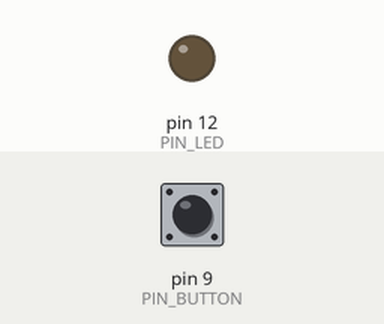
This sketch was run on a simulated Arduino Uno, built with avr-gcc and run on an emulated ATmega328P. Parts: output pins drawn as LEDs (lit = HIGH). The inputs (shaded band) are chosen by the test bench; at power-on: pin 9 (PIN_BUTTON) HIGH.

Above: at 1.2 s.
1.3 s: pin 9 (PIN_BUTTON) pulled LOW for 0.15 s
At 1.37 s:
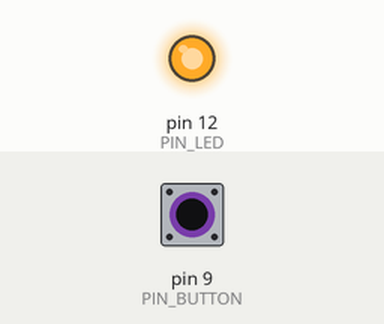
2.9 s: pin 9 (PIN_BUTTON) pulled LOW for 3.2 s
At 6.5 s:
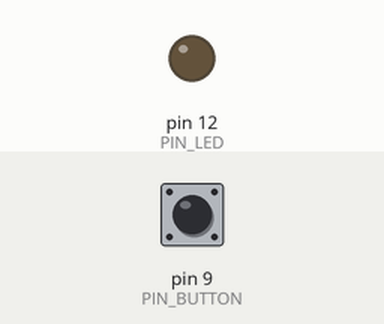
Timing chart, 0 to 8.0 s (numbered marks = the images above; inputs shaded):
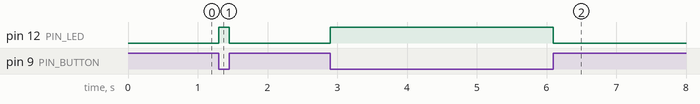

Measured:
- after the input at 1.3 s, pin 12 (PIN_LED): LOW → HIGH at once, → LOW 0.15 s later
- after the input at 2.9 s, pin 12 (PIN_LED): LOW → HIGH at once, → LOW 3.2 s later

The sketch:

l01-digital-io.ino
```cpp
// /* Lab 1A: Blink LED ---
//   Note that this implementation doesn't use "state" at all. In fact, it's blocking with the delay() call.
//   A better implementation would poll on every iteration of the loop to see if it's time to toggle the LED.
//     This would prevent blocking.
//   An even better implementation would be to configure a hardware timer to interrupt every 500 ms. When this
//     fires, we toggle the state.
// */
// constexpr uint8_t LED_PIN = 12; // fixed
// // or use 13 to see the internal LED blink too
// constexpr uint16_t ON_TIME_MS = 500;
// constexpr uint16_t OFF_TIME_MS = 500;

// void setup() {
//   // Configure the pin connected to an external LED
//   pinMode(LED_PIN, OUTPUT);
// }

// void loop() {
//   digitalWrite(LED_PIN, HIGH);
//   delay(ON_TIME_MS);
//   digitalWrite(LED_PIN, LOW);
//   delay(OFF_TIME_MS);
// }


/* Lab 1B: Control LED with button.

  My first thought was to wire a pin through a push-button switch, a resistor, and an LED in series, to ground.
  Then we just set the pin to HIGH. Thus when the button is pressed, the circuit is closed, and the LED will light.
  But this is not very interesting at all, since it's simply using the microcontroller like a battery.

  Instead, I will use one pin as a (digital) input, to determine if the button is pressed or not --- detecting hardware
  state. Another pin will deliver power to the LED according to the reading of the button pin. Since the push-button will
  be wired between the "button pin" and ground, the button pin will be pulled LOW (to ground) when the button is pressed;
  thus I will set a pull-up resistor to make this pin be pulled HIGH when the button is unpressed.

  Note: this is a bit wasteful because we are writing to the output pin on every iteration of the loop.
  Note also that this is *implicitly* state-based, because I am taking action based on the state of the LED/button.
  Every iteration, I check the current state of the button and then force the LED into the corresponding state.
  After this, I'll implement the same thing in an edge-sensitive way, so that I only do writes when the state changes.

  Much later, I can probably implement this in an event-driven way instead of a fully state-based way: a button press or release triggers
  an interrupt, and the state (output pin voltage) is updated accordingly.
*/

// constexpr uint8_t PIN_BUTTON = 9;
// constexpr uint8_t PIN_LED = 12;

// void setup() {
//   pinMode(PIN_BUTTON, INPUT_PULLUP);
//   pinMode(PIN_LED, OUTPUT);
// }

// void loop() {
//   // If the button is being pressed, turn on the LED
//   if (digitalRead(PIN_BUTTON) == LOW) {
//     digitalWrite(PIN_LED, HIGH);
//   }
//   else {
//     digitalWrite(PIN_LED, LOW);
//   }
// }

/* Here I implement the same thing but I try to do "edge detection" using states. This is sort of sitting
between fully state-based and fully event-driven approaches, since it explicitly detects events but then
uses states to */

// constexpr uint8_t PIN_BUTTON = 9;
// constexpr uint8_t PIN_LED = 12;

// bool previous_button_state = LOW;
// bool current_button_state = LOW;

// void setup() {
//   pinMode(PIN_BUTTON, INPUT_PULLUP);
//   pinMode(PIN_LED, OUTPUT);
// }

// void loop() {
//   // Read the current state of the pin
//   current_button_state = digitalRead(PIN_BUTTON);
//   // If it has just changed (an edge), then update the LED pin accordingly
//   if (current_button_state != previous_button_state) { // detect an event
//     // use state to take an action
//     digitalWrite(PIN_LED, current_button_state == LOW ? HIGH : LOW); // enforces LED = NOT(Button)

//     previous_button_state = current_button_state; // prep for next iteration
//   }
// }


/* Lab 1C: Observe floating inputs.

  This is the same code as above, but I am removing the pullup resistor from the button input pin.
  This means that when the button is not pressed, it is no longer being (weakly) pulled HIGH. In fact,
  when I run this I see that the LED is always on, but not really at full brightness, and it appears to
  flicker. This is because it isn't being held HIGH. When I press the button, the LED lights up fully,
  still, which makes sense.
*/

constexpr uint8_t PIN_BUTTON = 9;
constexpr uint8_t PIN_LED = 12;

void setup() {
  pinMode(PIN_BUTTON, INPUT); // not INPUT_PULLUP
  pinMode(PIN_LED, OUTPUT);
}

void loop() {
  // If the button is being pressed, turn on the LED
  if (digitalRead(PIN_BUTTON) == LOW) {
    digitalWrite(PIN_LED, HIGH);
  }
  else {
    digitalWrite(PIN_LED, LOW);
  }
}
```
